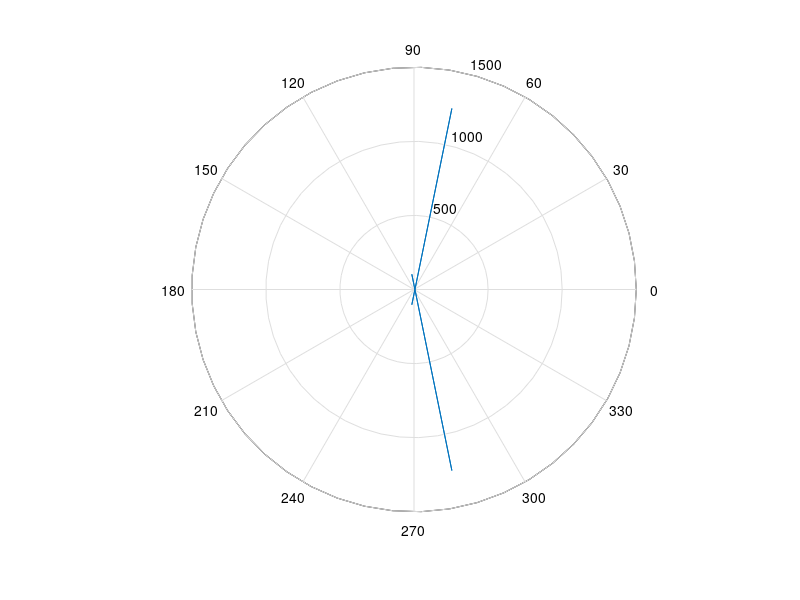

MATLAB code for this plot:
%Grafica la poscicion de un cuerpo a lo largo de una orbita
ex=input('Introduce la excentricidad ')
rm=input('Introduce rmin ')
ang=linspace(0,2*pi);
r = rm.*(1+ex)./(1+ex.*cos(ang));
polar(ang,r)